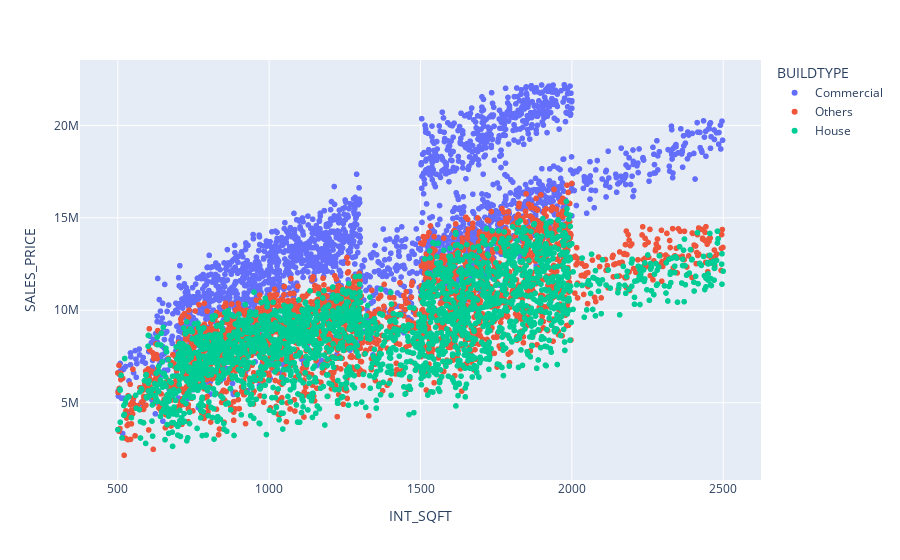

The cell this chart's notebook holds for it:
### Code cell
fig = plx.scatter(df, x="INT_SQFT", y="SALES_PRICE", color="BUILDTYPE")
fig.show()

### Figure 1 — Plotly figure (JSON) as saved in the notebook; plotly's stock layout.template omitted (floating-point values rounded to 4 significant figures; data arrays with more than 128 entries replaced by an {"elided": "..."} marker saying what was removed)
{"data": [{"hovertemplate": "BUILDTYPE=Commercial<br>INT_SQFT=%{x}<br>SALES_PRICE=%{y}<extra></extra>", "legendgroup": "Commercial", "marker": {"color": "#636efa", "symbol": "circle"}, "mode": "markers", "name": "Commercial", "showlegend": true, "type": "scattergl", "x": {"elided": "2292 int values"}, "xaxis": "x", "y": {"elided": "2292 int values"}, "yaxis": "y"}, {"hovertemplate": "BUILDTYPE=Others<br>INT_SQFT=%{x}<br>SALES_PRICE=%{y}<extra></extra>", "legendgroup": "Others", "marker": {"color": "#EF553B", "symbol": "circle"}, "mode": "markers", "name": "Others", "showlegend": true, "type": "scattergl", "x": {"elided": "2336 int values"}, "xaxis": "x", "y": {"elided": "2336 int values"}, "yaxis": "y"}, {"hovertemplate": "BUILDTYPE=House<br>INT_SQFT=%{x}<br>SALES_PRICE=%{y}<extra></extra>", "legendgroup": "House", "marker": {"color": "#00cc96", "symbol": "circle"}, "mode": "markers", "name": "House", "showlegend": true, "type": "scattergl", "x": {"elided": "2444 int values"}, "xaxis": "x", "y": {"elided": "2444 int values"}, "yaxis": "y"}], "layout": {"legend": {"title": {"text": "BUILDTYPE"}, "tracegroupgap": 0}, "margin": {"t": 60}, "xaxis": {"anchor": "y", "domain": [0, 1], "title": {"text": "INT_SQFT"}}, "yaxis": {"anchor": "x", "domain": [0, 1], "title": {"text": "SALES_PRICE"}}}}
